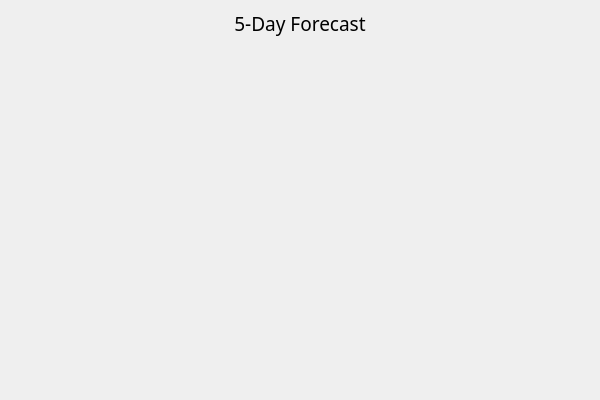
<?xml version="1.0" encoding="UTF-8"?>
<ui version="4.0">
 <class>WeatherForcast</class>
 <widget class="QWidget" name="WeatherForcast">
  <property name="geometry">
   <rect>
    <x>0</x>
    <y>0</y>
    <width>600</width>
    <height>400</height>
   </rect>
  </property>
  <property name="windowTitle">
   <string>Form</string>
  </property>
  <layout class="QHBoxLayout" name="horizontalLayout">
   <property name="spacing">
    <number>0</number>
   </property>
   <property name="leftMargin">
    <number>0</number>
   </property>
   <property name="topMargin">
    <number>0</number>
   </property>
   <property name="rightMargin">
    <number>0</number>
   </property>
   <property name="bottomMargin">
    <number>0</number>
   </property>
   <item>
    <widget class="QPushButton" name="pushButtonLeft">
     <property name="sizePolicy">
      <sizepolicy hsizetype="Preferred" vsizetype="Preferred">
       <horstretch>0</horstretch>
       <verstretch>0</verstretch>
      </sizepolicy>
     </property>
     <property name="focusPolicy">
      <enum>Qt::NoFocus</enum>
     </property>
     <property name="text">
      <string/>
     </property>
     <property name="icon">
      <iconset resource="../HA-resources.qrc">
       <normaloff>:/resources/images/arrow-left.png</normaloff>:/resources/images/arrow-left.png</iconset>
     </property>
     <property name="iconSize">
      <size>
       <width>50</width>
       <height>50</height>
      </size>
     </property>
     <property name="flat">
      <bool>true</bool>
     </property>
    </widget>
   </item>
   <item>
    <layout class="QVBoxLayout" name="verticalLayout">
     <property name="topMargin">
      <number>10</number>
     </property>
     <item>
      <widget class="QLabel" name="label">
       <property name="font">
        <font>
         <family>Sans Serif</family>
         <pointsize>14</pointsize>
        </font>
       </property>
       <property name="styleSheet">
        <string notr="true">color: &quot;#0F93dd&quot;</string>
       </property>
       <property name="text">
        <string>5-Day Forecast</string>
       </property>
       <property name="alignment">
        <set>Qt::AlignCenter</set>
       </property>
      </widget>
     </item>
     <item>
      <widget class="WeatherWidget" name="widgetWeatherForcast" native="true">
       <property name="sizePolicy">
        <sizepolicy hsizetype="MinimumExpanding" vsizetype="MinimumExpanding">
         <horstretch>0</horstretch>
         <verstretch>0</verstretch>
        </sizepolicy>
       </property>
      </widget>
     </item>
    </layout>
   </item>
   <item>
    <widget class="QPushButton" name="pushButtonRight">
     <property name="sizePolicy">
      <sizepolicy hsizetype="Preferred" vsizetype="Preferred">
       <horstretch>0</horstretch>
       <verstretch>0</verstretch>
      </sizepolicy>
     </property>
     <property name="focusPolicy">
      <enum>Qt::NoFocus</enum>
     </property>
     <property name="text">
      <string/>
     </property>
     <property name="icon">
      <iconset resource="../HA-resources.qrc">
       <normaloff>:/resources/images/arrow-right.png</normaloff>:/resources/images/arrow-right.png</iconset>
     </property>
     <property name="iconSize">
      <size>
       <width>50</width>
       <height>50</height>
      </size>
     </property>
     <property name="flat">
      <bool>true</bool>
     </property>
    </widget>
   </item>
  </layout>
 </widget>
 <customwidgets>
  <customwidget>
   <class>WeatherWidget</class>
   <extends>QWidget</extends>
   <header>weatherwidget.h</header>
   <container>1</container>
  </customwidget>
 </customwidgets>
 <resources>
  <include location="../HA-resources.qrc"/>
 </resources>
 <connections/>
</ui>
